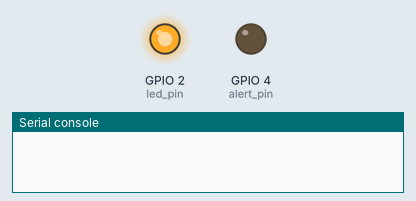
This program was run on a simulated ESP32 board running MicroPython. Shown: output pins drawn as LEDs (lit = HIGH), the last lines printed to the serial console. Web requests get an empty 200 reply after 0.4 s.

Above: at 0.5 s.
At 1.6 s:
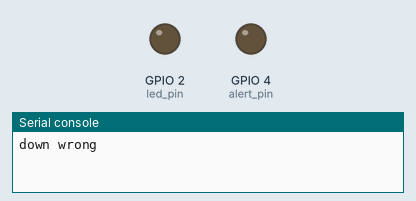
Timing chart, 0 to 5.4 s (numbered marks = the images above):
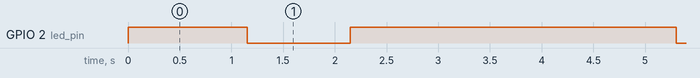

Measured:
- by itself, GPIO 2 (led_pin): alternates HIGH for 3.2 s and LOW for 1.0 s

The program:

etask1.py
```python
# for esp32

import machine
import time,onewire,ds18x20
from machine import Pin
from machine import Timer,UART
import json
import urequests

led_pin = Pin(2,Pin.OUT)
led_pin.on()

alert_pin = Pin(4,Pin.OUT,Pin.PULL_DOWN)


uart2 = UART(2,9600)
###
data_value = [0,0,0] #温度，流速，状态
data_down = [0,0]

url1 = "http://desktopc1.sharklet.buaamc2.net/esp32_up/" #上传
url2 = "http://desktopc1.sharklet.buaamc2.net/esp32_down/"
def esp32_up():
    global data_value
    data = {"data": data_value}
    r = urequests.get(url1, data=json.dumps(data))
    r.close()
    # print("up ok")

#down
def esp32_down():
    global data_down
    ##down
    r = urequests.get(url2)
    get_data = r.json()
    r.close() #记得关闭！！！
    # print(get_data)
    for ii in range(2):
        data_down[ii] = (float)(get_data['data']['data'][ii])
    print(data_down)
# esp32_down()


def get_stm32():
    global uart2,data_value,stm32_flag
    if uart2.any()>0:
        r = uart2.read() #bytes
        try:
            r = r.split(b'{')[-1] #最新一个
            r = b'{'+r
            data = json.loads(r)
            print(data)
            data_value[0] = data['data'][0]
            data_value[1] = data['data'][1]
            stm32_flag = True #flag
        except:
            pass

#####


######################################
#main
while 1:
    stm32_flag = False
    time.sleep_ms(750)

    get_stm32() #data_value

    try:
        if stm32_flag:
            esp32_up()
            print("up ok")
            stm32_flag = False
    except:
        print("up wrong")


    try:
        esp32_down()
        print("down ok")
    except:
        print("down wrong")
    #超标
    if data_value[0] > data_down[0] or data_value[1] > data_down[1]:
        data_value[2] = 1
        alert_pin.on() #报警
    else:
        data_value[2] = 0
        alert_pin.off()


    led_pin.off()
    time.sleep(1)
    led_pin.on()

    # print("once")
    time.sleep(2)
```
